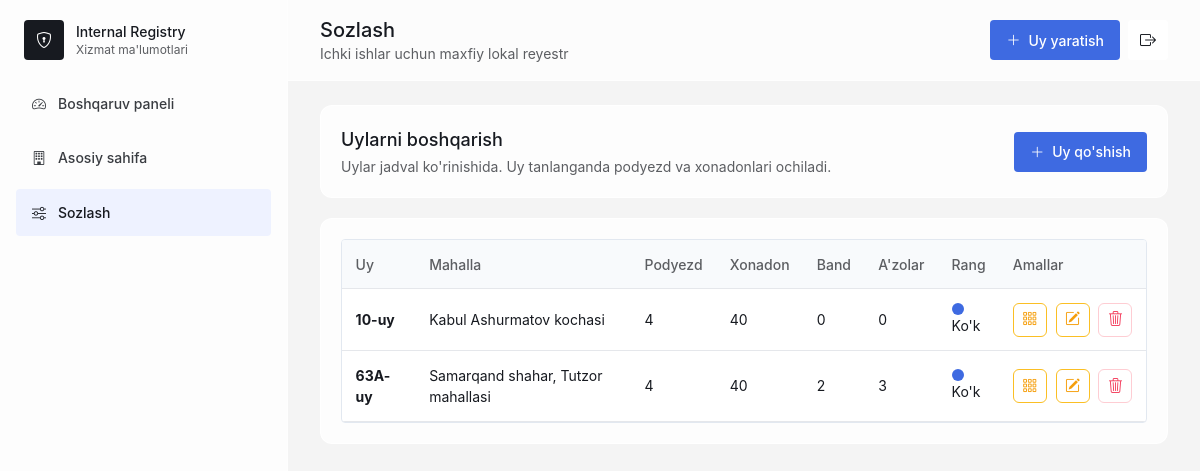
/settings/ (signed in), run on an earlier commit of the app's database.
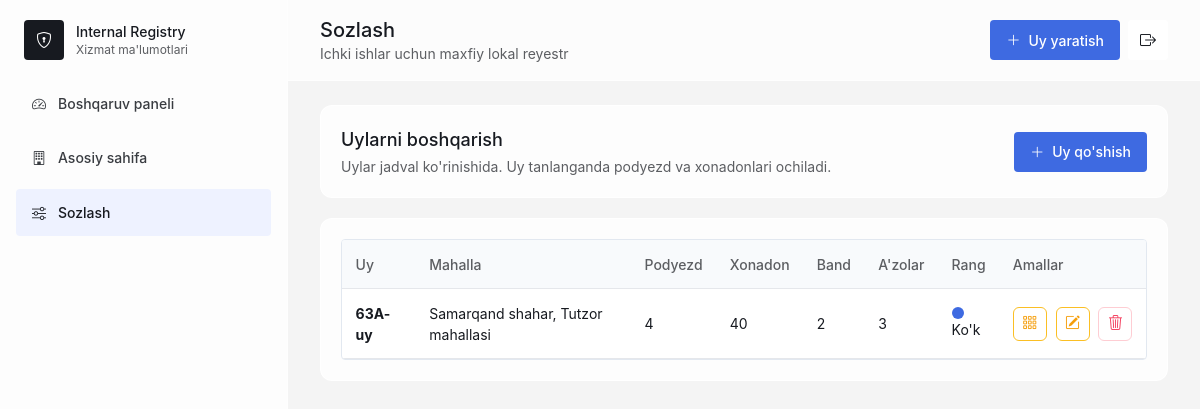
And on a later commit of the database.
### registry/models.py (models this page shows, shortened)
class House(models.Model):
    COLOR_CHOICES = [
        ("blue", "Ko'k"),
        ("green", "Yashil"),
        ("red", "Qizil"),
        ("amber", "Sariq"),
        ("slate", "Kulrang"),
    ]
    house_number = models.CharField(max_length=40)
    street_name = models.CharField(max_length=180)
    room_count = models.PositiveIntegerField()
    entrance_count = models.PositiveIntegerField(default=4)
    apartments_per_entrance = models.PositiveIntegerField(default=8)
    color = models.CharField(max_length=20, choices=COLOR_CHOICES, default="blue")
    entrance_camera = models.BooleanField(default=False)
    entrance_camera_count = models.PositiveIntegerField(blank=True, null=True)
    yard_camera = models.BooleanField(default=False)
    yard_camera_count = models.PositiveIntegerField(blank=True, null=True)
    entrance_sos_button = models.BooleanField(default=False)
    entrance_sos_button_count = models.PositiveIntegerField(blank=True, null=True)
    created_at = models.DateTimeField(auto_now_add=True)
    updated_at = models.DateTimeField(auto_now=True)
    class Meta:
        ordering = ["-created_at"]
        constraints = [
            models.UniqueConstraint(
                fields=["house_number", "street_name"],
                name="unique_house_per_street",
            )
        ]

### registry/views.py (the view)
# urls.py: path("settings/", login_required(views.settings_page), name="settings"),
def settings_page(request):
    houses = House.objects.annotate(
        occupied_rooms=Count("rooms", filter=Q(rooms__residents__isnull=False), distinct=True),
        residents_total=Count("rooms__residents", distinct=True),
    )
    if request.method == "POST":
        form = HouseForm(request.POST)
        if form.is_valid():
            house = form.save()
            messages.success(request, f"{house.house_number}-uy {house.room_count} ta xona bilan yaratildi.")
            return redirect("registry:settings")
        messages.error(request, "Belgilangan maydonlarni to'g'rilang.")
    else:
        form = HouseForm()
    return render(request, "registry/settings_manage.html", {"page_title": "Sozlash", "form": form, "houses": houses})

### registry/templates/registry/settings_manage.html (shortened to what this page needs)
{% extends "registry/base.html" %}
{% block content %}
<section class="panel mb-5">
    <div class="flex flex-col justify-between gap-4 md:flex-row md:items-center">
        <div>
            <h2>Uylarni boshqarish</h2>
            <p class="mt-1 text-sm text-[#5C5E62]">Uylar jadval ko'rinishida. Uy tanlanganda podyezd va xonadonlari ochiladi.</p>
        </div>
        <button class="btn-primary" type="button" data-open-local-modal="house-create"><i class="bi bi-plus-lg"></i> Uy qo'shish</button>
    </div>
</section>
<section class="panel">
    <div class="overflow-x-auto rounded border border-slate-200 bg-white">
        <table class="member-table">
            <thead>
                <tr>
                    <th>Uy</th>
                    <th>Mahalla</th>
                    <th>Podyezd</th>
                    <th>Xonadon</th>
                    <th>Band</th>
                    <th>A'zolar</th>
                    <th>Rang</th>
                    <th class="text-center">Amallar</th>
                </tr>
            </thead>
            <tbody>
                {% for house in houses %}
                <tr>
                    <td><strong>{{ house.house_number }}-uy</strong></td>
                    <td>{{ house.street_name }}</td>
                    <td>{{ house.entrance_count }}</td>
                    <td>{{ house.room_count }}</td>
                    <td>{{ house.occupied_rooms }}</td>
                    <td>{{ house.residents_total }}</td>
                    <td><span class="color-dot house-color-bg-{{ house.color }}"></span> {{ house.get_color_display }}</td>
                    <td>
                        <div class="table-actions">
                            <a class="icon-action edit" title="Xonalar" aria-label="Xonalar" href="{% url 'registry:settings_house_rooms' house.pk %}"><i class="bi bi-grid-3x3-gap"></i></a>
                            <a class="icon-action edit" title="Tahrirlash" aria-label="Tahrirlash" href="{% url 'registry:house_edit' house.pk %}"><i class="bi bi-pencil-square"></i></a>
                            <form method="post" action="{% url 'registry:house_delete' house.pk %}" data-swal-delete="Bu uyni o'chirishni tasdiqlaysizmi?">
                                <button class="icon-action delete" title="O'chirish" aria-label="O'chirish"><i class="bi bi-trash3"></i></button>
                            </form>
                        </div>
                    </td>
                </tr>
                {% empty %}
                <tr><td colspan="8" class="text-center text-[#5C5E62]">Hali uy yaratilmagan.</td></tr>
                {% endfor %}
            </tbody>
        </table>
    </div>
</section>
{% endblock %}

### registry/templates/registry/base.html (shortened to what this page needs)
{% load static %}
<!doctype html>
<html lang="uz">
<head>
    <script src="https://cdn.tailwindcss.com"></script>
    <link rel="stylesheet" href="https://cdn.jsdelivr.net/npm/bootstrap-icons@1.11.3/font/bootstrap-icons.min.css">
    <link rel="stylesheet" href="{% static 'registry/css/app.css' %}?v=20260709-1">
</head>
<body class="bg-[#f4f4f4] text-[#171A20]">
<div class="min-h-screen lg:flex">
    <aside id="sidebar" class="fixed inset-y-0 left-0 z-40 w-72 -translate-x-full border-r border-white/60 bg-white/80 backdrop-blur-2xl transition lg:translate-x-0">
        <div class="flex h-20 items-center justify-between px-6">
            <a href="{% url 'registry:dashboard' %}" class="flex items-center gap-3">
                    <span class="grid h-10 w-10 place-items-center rounded bg-[#171A20] text-white"><i class="bi bi-shield-lock"></i></span>
                    <span>
                    <span class="block text-sm font-medium">Internal Registry</span>
                    <span class="block text-xs text-[#5C5E62]">Xizmat ma'lumotlari</span>
                </span>
            </a>
        </div>
        <nav class="space-y-2 px-4">
            <a class="nav-link {% if request.resolver_match.url_name == 'dashboard' %}active{% endif %}" href="{% url 'registry:dashboard' %}">
                <i class="bi bi-speedometer2"></i><span>Boshqaruv paneli</span>
            </a>
            <a class="nav-link {% if request.resolver_match.url_name == 'house_list' or request.resolver_match.url_name == 'house_detail' %}active{% endif %}" href="{% url 'registry:house_list' %}">
                <i class="bi bi-building"></i><span>Asosiy sahifa</span>
            </a>
            <a class="nav-link {% if request.resolver_match.url_name == 'settings' %}active{% endif %}" href="{% url 'registry:settings' %}">
                <i class="bi bi-sliders"></i><span>Sozlash</span>
            </a>
        </nav>
    </aside>
    <div class="lg:pl-72 w-full">
        <header class="sticky top-0 z-30 border-b border-white/60 bg-white/70 px-4 py-4 backdrop-blur-xl sm:px-8">
            <div class="flex items-center justify-between gap-4">
                <div class="flex items-center gap-3">
                    <div>
                        <h1 class="text-xl font-medium">{{ page_title|default:"Boshqaruv paneli" }}</h1>
                        <p class="text-sm text-[#5C5E62]">Ichki ishlar uchun maxfiy lokal reyestr</p>
                    </div>
                </div>
                <div class="flex items-center gap-2">
                    <a href="{% url 'registry:settings' %}" class="btn-primary"><i class="bi bi-plus-lg"></i> Uy yaratish</a>
                    <form method="post" action="{% url 'logout' %}">
                        <button class="icon-btn" title="Chiqish" aria-label="Chiqish"><i class="bi bi-box-arrow-right"></i></button>
                    </form>
                </div>
            </div>
        </header>
        <main class="px-4 py-6 sm:px-8">
            {% block content %}{% endblock %}
        </main>
    </div>
</div>
</body>
</html>

### registry/static/registry/css/app.css (style rules this page uses)
* { box-sizing: border-box; }
body { font-family: -apple-system, BlinkMacSystemFont, "Segoe UI", Arial, sans-serif; letter-spacing: 0; }
.nav-link { display:flex; align-items:center; gap:.75rem; border-radius:4px; padding:.8rem 1rem; color:#393C41; font-size:14px; font-weight:500; transition:.33s; }
.nav-link:hover, .nav-link.active { background:#eef2ff; color:#171A20; }
.btn-primary, .btn-secondary, .btn-danger, .filter-btn, .page-btn { display:inline-flex; align-items:center; gap:.5rem; min-height:40px; border-radius:4px; padding:.45rem 1rem; font-size:14px; font-weight:500; transition:.33s; }
.btn-primary { background:#3E6AE1; color:#fff; }
.panel { border-radius:12px; background:rgba(255,255,255,.78); border:1px solid rgba(255,255,255,.9); padding:1.25rem; backdrop-filter:blur(20px); }
.panel h2 { font-size:18px; font-weight:500; }
.house-color-blue::before, .house-color-bg-blue { background:#3E6AE1; }
.color-dot { display:inline-block; height:12px; width:12px; border-radius:999px; vertical-align:-1px; }
.icon-btn { display:grid; height:40px; width:40px; place-items:center; border-radius:4px; background:#fff; transition:.33s; }
.member-table { width:100%; border-collapse:collapse; font-size:14px; }
.member-table th { background:#f8fafc; color:#5C5E62; font-weight:500; text-align:left; }
.member-table th, .member-table td { border-bottom:1px solid #e5e7eb; padding:.85rem; vertical-align:middle; }
.member-table td strong, .member-table td span { display:block; }
.table-actions { display:flex; align-items:center; justify-content:center; gap:.55rem; }
.icon-action { display:grid; height:34px; width:34px; place-items:center; border-radius:6px; background:#fff; font-size:15px; transition:.25s; }
.icon-action.edit { border:1px solid #fbbf24; color:#f59e0b; }
.icon-action.delete { border:1px solid #fecdd3; color:#f43f5e; }

What changed in the data, as far as the page shows it:
removed House: house_number "10", street_name "Kabul Ashurmatov kochasi", entrance_count "4", room_count "40", occupied_rooms "0", residents_total "0", color "Ko'k"
